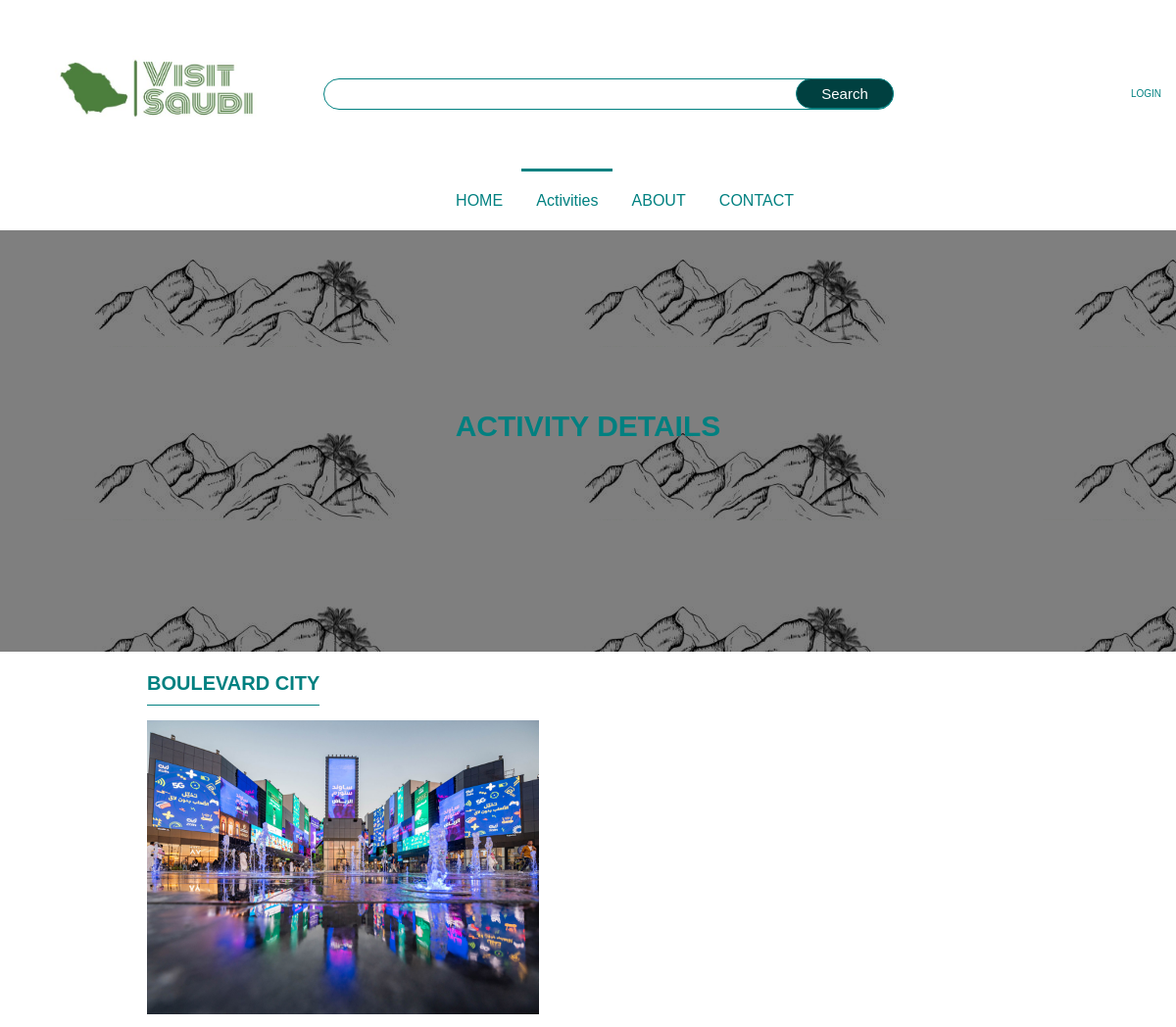
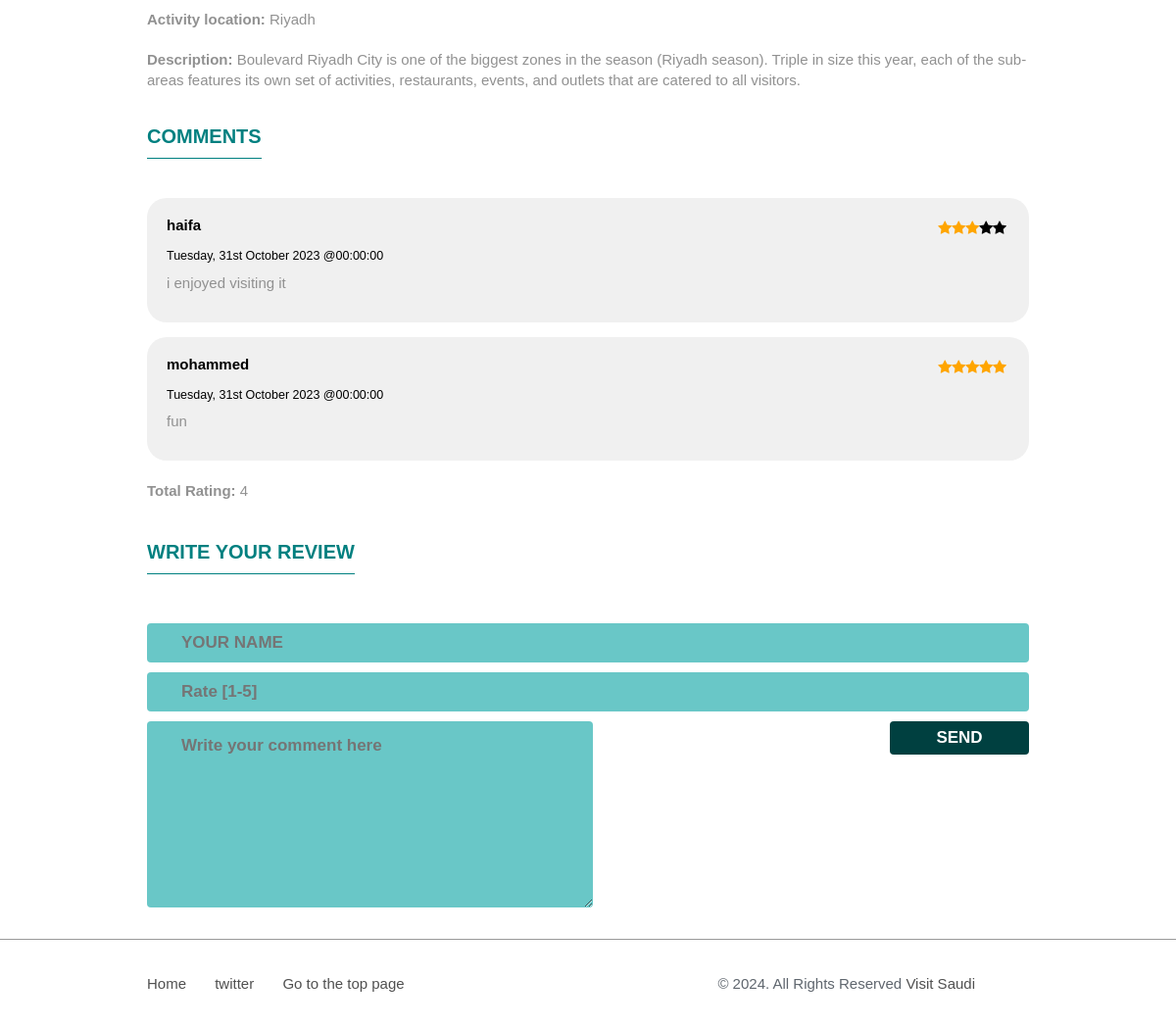
Page /VisitSaudi/project-390/Activity-info.php?id=12 on the committed database (2 pictures, top to bottom).
### tables this page shows
CREATE TABLE `item` (
  `id` int(11) NOT NULL,
  `name` varchar(50) NOT NULL,
  `logo` varchar(50) NOT NULL,
  `description` text NOT NULL,
  `categoryID` int(11) NOT NULL,
  `location` varchar(50) NOT NULL,
  `rating` int(11) NOT NULL
);

CREATE TABLE `review` (
  `id` int(11) NOT NULL,
  `item_id` int(11) NOT NULL,
  `name` varchar(20) NOT NULL,
  `body` varchar(50) NOT NULL,
  `rating` int(11) NOT NULL,
  `date` date NOT NULL
);

### VisitSaudi/project-390/Activity-info.php (the view, shortened to what this page needs)
<?php
$servername = "localhost";
$username = "root";
$password = "";
$dbname = "visitsaudi";
$conn = new mysqli($servername, $username, $password, $dbname ,$port = 3307
);
$id = $_GET['id'];
$sql = "SELECT * FROM item WHERE id=" . $id;
$result = $conn->query($sql);
$activity = null;
if ($result->num_rows > 0) {
    $activity = $result->fetch_assoc();
}
$reviewsQuery = "SELECT * FROM review WHERE item_id = " . $id;
$reviewsResult = $conn->query($reviewsQuery);
$reviews = array();
$totalRating = 0;
if ($reviewsResult->num_rows > 0) {
    while ($row = $reviewsResult->fetch_assoc()) {
        $reviews[] = $row;
    }
}
?>
<!DOCTYPE html>
<html>
<head>
    <link rel="stylesheet" href="./css/style.css" type="text/css" />
    <link rel="stylesheet" href="https://cdnjs.cloudflare.com/ajax/libs/font-awesome/4.7.0/css/font-awesome.min.css">
</head>
<body id="up">
    <div class="container">
        <header class="site-header">
            <section class="top-header">
                <div class="logo"><img src="pics/logo.jpg" width="300" height="150" alt=""></div>
                <div class="search">
                    <form action="#" method="get">
                        <input type="text" value="" id="search" name="search">
                        <input type="submit" id="searchsubmit" value="Search">
                    </form>
                </div>
                <div class="top-header-right menu-content">
                    <ul class="user_menu">
                        <li><a href="login.php">LOGIN</a></li>
                    </ul>
                </div>
            </section>
            <section class="menu">
                <div class="menu-content">
                    <ul id="menu">
                        <li><a href="index.php">HOME</a></li>
                        <li class="active"><a href="Activity-cat.php">Activities</a></li>
                        <li><a href="aboutUs2.php">ABOUT</a></li>
                        <li><a href="contact.php">CONTACT</a></li>
                    </ul>
                </div>
            </section>
        </header>
        <section class="page-header" id="home">
            <div class="opacity"></div>
            <div class="content">
                <div class="text">
                    <h1><br><span>Activity Details</span></h1>
                </div>
            </div>
        </section>
        <section class="page-content" id="page-content">
            <div class="Activity-info">
                <div class="info">
                    <h3 class="title"><?= $activity['name'] ?></h3>
					  <br>
                    <?php if ($activity) { ?>
			         <img width="400" src="pics/<?= $activity['logo'] ?>" alt="Activity Image" />
                        <p><strong>Activity location: </strong><?= $activity['location'] ?></p>
                        <p><strong>Description: </strong><?= $activity['description'] ?></p>
                    <?php } else { ?>
                        <p><strong>Activity not found</strong></p>
                    <?php } ?>
               <div id="reviews">
			   <br>
            <h3>Comments</h3>
    <div class="reviews-list">
        <?php
        if ($reviews) {
            foreach ($reviews as $review) {
			                   $totalRating += $review["rating"];
                echo '<article>';
                echo '<header>';
                echo '<div class="rating">';
                $rating = $review["rating"];
                for ($i = 1; $i <= 5; $i++) {
                    if ($i <= $rating) {
                        echo '<span class="fa fa-star checked"></span>';
                    } else {
                        echo '<span class="fa fa-star"></span>';
                    }
                }
                echo '</div>';
                echo '<div class="user">' . $review["name"] . '</div>';
                echo '<time datetime="' . $review["date"] . '">' . date('l, jS F Y @H:i:s', strtotime($review["date"])) . '</time>';
                echo '</header>';
                echo '<div class="review">';
                echo '<p>' . $review["body"] . '</p>';
                echo '</div>';
                echo '</article>';
            }
        } else {
            echo "<p>No reviews available.</p>";
        }
		$averageRating = count($reviews) > 0 ? $totalRating / count($reviews) : 0;
        ?>
        <p><strong>Total Rating: </strong><?= $averageRating ?></p>
    </div>
                </div>
               <div class="new-review">
        <h3>Write Your Review</h3>
        <div class="form">
            <form action="submit_review.php" method="post">
                <input type="text" name="name" id="name" placeholder="YOUR NAME" required />
                <input type="number" name="rating" id="rating" min="1" max="5" placeholder="Rate [1-5]" required />
                <textarea id="body" name="body" placeholder="Write your comment here" required></textarea>
                <input class="button" type="submit" value="SEND" />
            </form>
        </div>
    </div>
</div>
            </div>
        </section>
        <section class="footer">
            <div class="margin">
                <div class="menu-footer">
                    <a href="index.php">Home</a>
                    <a href="http://www.twitter.com">twitter</a>
                    <a href="#up"> Go to the top page </a>
                </div>
                <div class="copyright">©
                    <script type="text/javascript">document.write(new Date().getFullYear());</script>. All Rights
                    Reserved <a href="index.php"> Visit Saudi</a>
                </div>
            </div>
        </section>
    </div>
</body>
</html>

### rows in the picture
item: name "BOULEVARD CITY", logo (picture), location "Riyadh", description "Boulevard Riyadh City is one of the biggest zones in the season (Riyadh season). Triple in size this year, each of the sub-areas features its own set of activities, restaurants, events, and outlets that are catered to all visitors."
review: rating 3 (drawn), name "haifa", date "Tuesday, 31st October 2023 @00:00:00", body "i enjoyed visiting it"
review: rating 5 (drawn), name "mohammed", date "Tuesday, 31st October 2023 @00:00:00", body "fun"

### other values in the picture
$averageRating "4"
